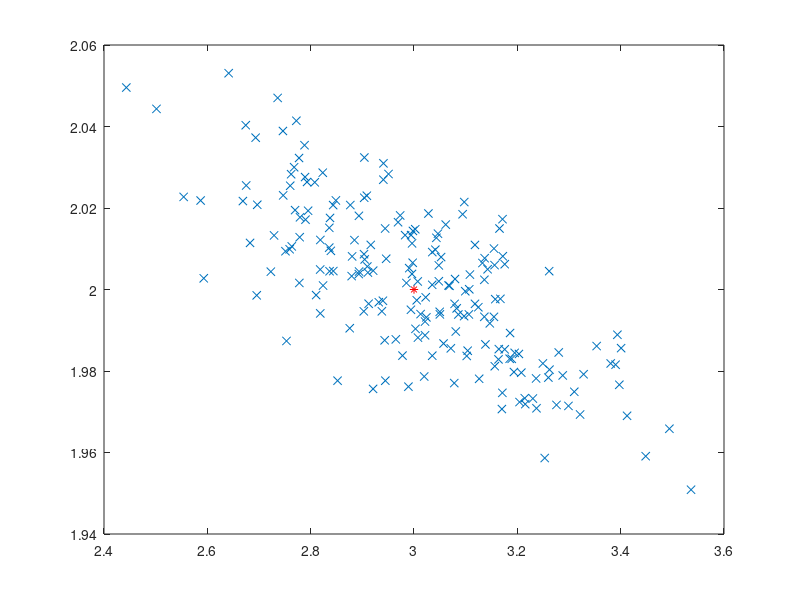

This chart was generated by the following MATLAB code:
clear all, close all, clc

N=50;

u=linspace(0,5,N);
beta1=2;
beta0=3;

y0=beta1*u.^2+beta0;
y=y0+randn(1,N);

u1=[(u.^2)' ones(N,1)];
b=inv(u1'*u1)*u1'*y';

plot(beta0,beta1,'*r')
hold on
NP=200;
uz=0;
sz=1;
for k=1:NP
    ez=randn(1,N)*sz+uz;
    y=y0+ez;
    bb=inv(u1'*u1);
    b=(bb*u1')*y';
    B1(k)=b(1);
    B0(k)=b(2);
end

plot(B0,B1,'x')